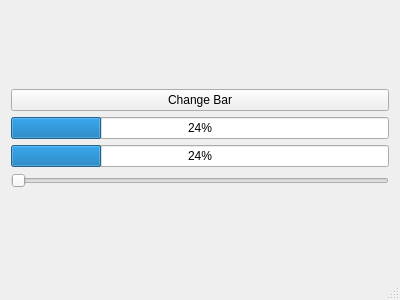
<?xml version="1.0" encoding="UTF-8"?>
<ui version="4.0">
 <class>MainWindow</class>
 <widget class="QMainWindow" name="MainWindow">
  <property name="geometry">
   <rect>
    <x>0</x>
    <y>0</y>
    <width>400</width>
    <height>300</height>
   </rect>
  </property>
  <property name="windowTitle">
   <string>MainWindow</string>
  </property>
  <widget class="QWidget" name="centralWidget">
   <layout class="QVBoxLayout" name="verticalLayout_2">
    <item>
     <layout class="QVBoxLayout" name="verticalLayout">
      <item>
       <widget class="QPushButton" name="changeBar">
        <property name="text">
         <string>Change Bar</string>
        </property>
       </widget>
      </item>
      <item>
       <widget class="QProgressBar" name="barOne">
        <property name="value">
         <number>24</number>
        </property>
       </widget>
      </item>
      <item>
       <widget class="QProgressBar" name="barTwo">
        <property name="value">
         <number>24</number>
        </property>
       </widget>
      </item>
      <item>
       <widget class="QSlider" name="hSlider">
        <property name="orientation">
         <enum>Qt::Horizontal</enum>
        </property>
       </widget>
      </item>
     </layout>
    </item>
   </layout>
  </widget>
  <widget class="QMenuBar" name="menuBar">
   <property name="geometry">
    <rect>
     <x>0</x>
     <y>0</y>
     <width>400</width>
     <height>22</height>
    </rect>
   </property>
  </widget>
  <widget class="QStatusBar" name="statusBar"/>
 </widget>
 <layoutdefault spacing="6" margin="11"/>
 <resources/>
 <connections/>
</ui>
